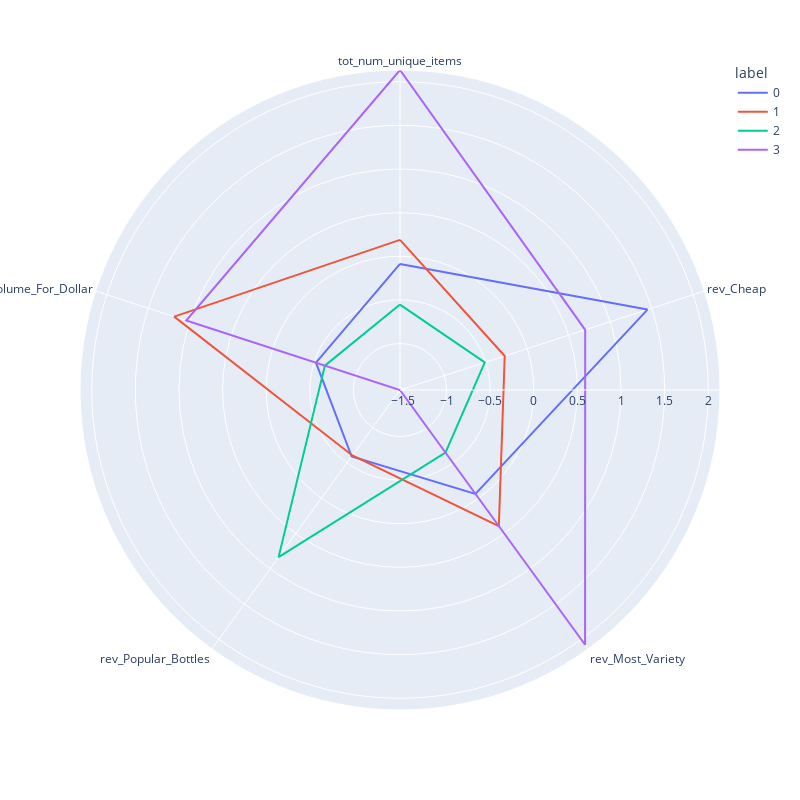

Notebook code cell kept with this figure:
### Code cell
df_scaled = scale(stores_clust_info_combined4, cols1)
fig, polars, clusters, scaler = get_kmeans(stores_clust_info_combined4, cols = cols1,n_clusters=4)
fig, polars, clusters, scaler = get_clusters(clusters, cols1, clusters['label'])
# plt.figure(figsize = (12,10))
fig.update_layout(
    autosize=False,
    width=800,
    height=800,)
fig.show()

### Figure 1 — Plotly figure (JSON) as saved in the notebook; plotly's stock layout.template omitted (floating-point values rounded to 4 significant figures)
{"data": [{"hovertemplate": "label=0<br>value=%{r}<br>variable=%{theta}<extra></extra>", "legendgroup": "0", "line": {"color": "#636efa", "dash": "solid"}, "marker": {"symbol": "circle"}, "mode": "lines", "name": "0", "r": [-0.08837, 1.449, -0.06225, -0.5911, -0.5206, -0.08837], "showlegend": true, "subplot": "polar", "theta": ["tot_num_unique_items", "rev_Cheap", "rev_Most_Variety", "rev_Popular_Bottles", "rev_Volume_For_Dollar", "tot_num_unique_items"], "type": "scatterpolar"}, {"hovertemplate": "label=1<br>value=%{r}<br>variable=%{theta}<extra></extra>", "legendgroup": "1", "line": {"color": "#EF553B", "dash": "solid"}, "marker": {"symbol": "circle"}, "mode": "lines", "name": "1", "r": [0.1873, -0.2714, 0.3943, -0.6053, 1.188, 0.1873], "showlegend": true, "subplot": "polar", "theta": ["tot_num_unique_items", "rev_Cheap", "rev_Most_Variety", "rev_Popular_Bottles", "rev_Volume_For_Dollar", "tot_num_unique_items"], "type": "scatterpolar"}, {"hovertemplate": "label=2<br>value=%{r}<br>variable=%{theta}<extra></extra>", "legendgroup": "2", "line": {"color": "#00cc96", "dash": "solid"}, "marker": {"symbol": "circle"}, "mode": "lines", "name": "2", "r": [-0.5542, -0.5117, -0.6463, 0.8345, -0.6285, -0.5542], "showlegend": true, "subplot": "polar", "theta": ["tot_num_unique_items", "rev_Cheap", "rev_Most_Variety", "rev_Popular_Bottles", "rev_Volume_For_Dollar", "tot_num_unique_items"], "type": "scatterpolar"}, {"hovertemplate": "label=3<br>value=%{r}<br>variable=%{theta}<extra></extra>", "legendgroup": "3", "line": {"color": "#ab63fa", "dash": "solid"}, "marker": {"symbol": "circle"}, "mode": "lines", "name": "3", "r": [2.135, 0.6986, 2.076, -1.533, 1.043, 2.135], "showlegend": true, "subplot": "polar", "theta": ["tot_num_unique_items", "rev_Cheap", "rev_Most_Variety", "rev_Popular_Bottles", "rev_Volume_For_Dollar", "tot_num_unique_items"], "type": "scatterpolar"}], "layout": {"autosize": false, "height": 800, "legend": {"title": {"text": "label"}, "tracegroupgap": 0}, "margin": {"t": 60}, "polar": {"angularaxis": {"direction": "clockwise", "rotation": 90}, "domain": {"x": [0, 1], "y": [0, 1]}}, "width": 800}}
